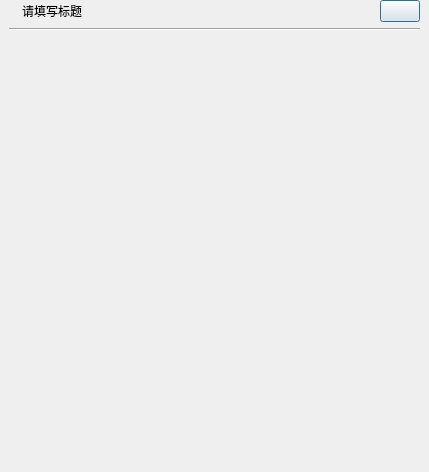
<?xml version="1.0" encoding="UTF-8"?>
<ui version="4.0">
 <class>UiBaseDialog</class>
 <widget class="QDialog" name="UiBaseDialog">
  <property name="geometry">
   <rect>
    <x>0</x>
    <y>0</y>
    <width>429</width>
    <height>472</height>
   </rect>
  </property>
  <property name="windowTitle">
   <string>登录</string>
  </property>
  <property name="styleSheet">
   <string notr="true"/>
  </property>
  <layout class="QVBoxLayout" name="verticalLayout_2" stretch="0,0,1">
   <property name="spacing">
    <number>6</number>
   </property>
   <property name="leftMargin">
    <number>9</number>
   </property>
   <property name="topMargin">
    <number>0</number>
   </property>
   <property name="rightMargin">
    <number>9</number>
   </property>
   <property name="bottomMargin">
    <number>9</number>
   </property>
   <item>
    <widget class="QFrame" name="frameTitle">
     <property name="frameShape">
      <enum>QFrame::Shape::NoFrame</enum>
     </property>
     <property name="frameShadow">
      <enum>QFrame::Shadow::Raised</enum>
     </property>
     <layout class="QHBoxLayout" name="horizontalLayout" stretch="0,1,0">
      <property name="spacing">
       <number>6</number>
      </property>
      <property name="leftMargin">
       <number>0</number>
      </property>
      <property name="topMargin">
       <number>0</number>
      </property>
      <property name="rightMargin">
       <number>0</number>
      </property>
      <property name="bottomMargin">
       <number>0</number>
      </property>
      <item>
       <widget class="QLabel" name="labelLogo">
        <property name="minimumSize">
         <size>
          <width>0</width>
          <height>0</height>
         </size>
        </property>
        <property name="maximumSize">
         <size>
          <width>32</width>
          <height>32</height>
         </size>
        </property>
        <property name="text">
         <string/>
        </property>
       </widget>
      </item>
      <item>
       <widget class="QLabel" name="labelTitle">
        <property name="font">
         <font>
          <bold>false</bold>
         </font>
        </property>
        <property name="text">
         <string>请填写标题</string>
        </property>
       </widget>
      </item>
      <item>
       <widget class="UiPushButton" name="btnClose">
        <property name="sizePolicy">
         <sizepolicy hsizetype="Minimum" vsizetype="Fixed">
          <horstretch>0</horstretch>
          <verstretch>0</verstretch>
         </sizepolicy>
        </property>
        <property name="minimumSize">
         <size>
          <width>0</width>
          <height>0</height>
         </size>
        </property>
        <property name="text">
         <string/>
        </property>
       </widget>
      </item>
     </layout>
    </widget>
   </item>
   <item>
    <widget class="Line" name="line">
     <property name="orientation">
      <enum>Qt::Orientation::Horizontal</enum>
     </property>
    </widget>
   </item>
   <item>
    <widget class="QWidget" name="widgetBody" native="true"/>
   </item>
  </layout>
 </widget>
 <customwidgets>
  <customwidget>
   <class>UiPushButton</class>
   <extends>QPushButton</extends>
   <header>fend/uicom/UiPushButton.h</header>
  </customwidget>
 </customwidgets>
 <resources/>
 <connections/>
</ui>
